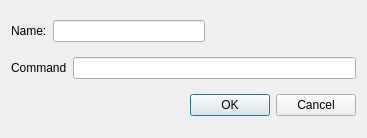
<?xml version="1.0" encoding="UTF-8"?>
<ui version="4.0">
 <class>userClusterCommandDialog</class>
 <widget class="QDialog" name="userClusterCommandDialog">
  <property name="geometry">
   <rect>
    <x>0</x>
    <y>0</y>
    <width>367</width>
    <height>138</height>
   </rect>
  </property>
  <property name="windowTitle">
   <string>Dialog</string>
  </property>
  <layout class="QVBoxLayout" name="verticalLayout">
   <item>
    <layout class="QHBoxLayout" name="horizontalLayout">
     <item>
      <widget class="QLabel" name="label">
       <property name="text">
        <string>Name:</string>
       </property>
      </widget>
     </item>
     <item>
      <widget class="QLineEdit" name="name"/>
     </item>
     <item>
      <spacer name="horizontalSpacer">
       <property name="orientation">
        <enum>Qt::Horizontal</enum>
       </property>
       <property name="sizeHint" stdset="0">
        <size>
         <width>40</width>
         <height>20</height>
        </size>
       </property>
      </spacer>
     </item>
    </layout>
   </item>
   <item>
    <layout class="QHBoxLayout" name="horizontalLayout_2">
     <item>
      <widget class="QLabel" name="label_2">
       <property name="text">
        <string>Command</string>
       </property>
      </widget>
     </item>
     <item>
      <widget class="QLineEdit" name="commandString"/>
     </item>
    </layout>
   </item>
   <item>
    <widget class="QDialogButtonBox" name="buttonBox">
     <property name="orientation">
      <enum>Qt::Horizontal</enum>
     </property>
     <property name="standardButtons">
      <set>QDialogButtonBox::Cancel|QDialogButtonBox::Ok</set>
     </property>
    </widget>
   </item>
  </layout>
 </widget>
 <resources/>
 <connections>
  <connection>
   <sender>buttonBox</sender>
   <signal>accepted()</signal>
   <receiver>userClusterCommandDialog</receiver>
   <slot>accept()</slot>
   <hints>
    <hint type="sourcelabel">
     <x>248</x>
     <y>254</y>
    </hint>
    <hint type="destinationlabel">
     <x>157</x>
     <y>274</y>
    </hint>
   </hints>
  </connection>
  <connection>
   <sender>buttonBox</sender>
   <signal>rejected()</signal>
   <receiver>userClusterCommandDialog</receiver>
   <slot>reject()</slot>
   <hints>
    <hint type="sourcelabel">
     <x>316</x>
     <y>260</y>
    </hint>
    <hint type="destinationlabel">
     <x>286</x>
     <y>274</y>
    </hint>
   </hints>
  </connection>
 </connections>
</ui>
